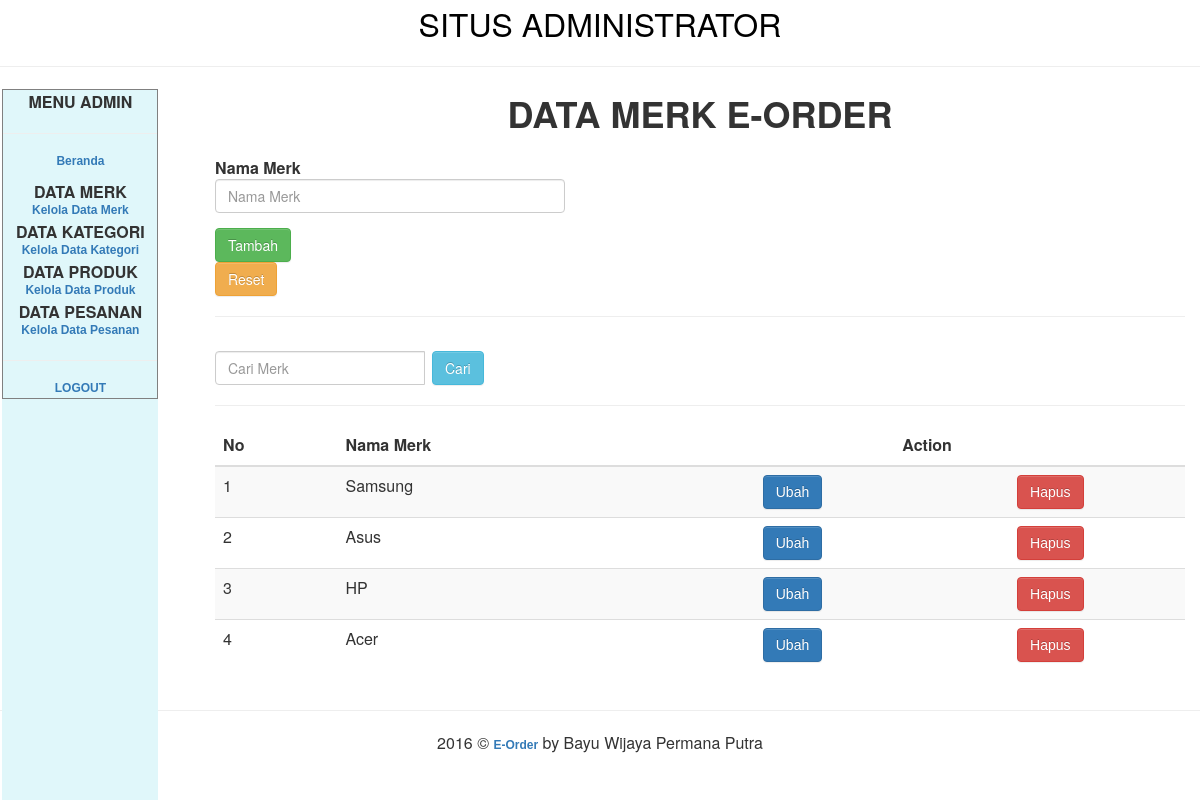
Page /admin/merk_add_view.php (signed in) on the committed database.
### tables this page shows
CREATE TABLE `merk` (
  `id_merk` int(11) NOT NULL,
  `nama` varchar(50) NOT NULL,
  `dihapus` char(1) NOT NULL DEFAULT 'T'
);

### admin/merk_add_view.php (the view, shortened to what this page needs)
<?php
	if(($_SESSION['sudahlogin']==true)&&($_SESSION['username']!="")) {
?>
<html>
<head>
<?php
	include("../library/lib_func.php");
?>
<?php require('../head/style_admin.php') ?>
</head>
<body>
<table width="100%" align="center">
<tr><td colspan=2 align="center"><?php header_web();?></td></tr>
<tr>
<tr>
<td colspan="2"><hr></td>
</tr>
	<td width="200px" valign="top"><?php menu();?></td>
	<td valign="top">
    <div class="col-md-12 col-md-offset-0">
    <p class="judul">Data MERK e-Order</p>
	 	<form class="form-horizontal" method="post" action="" name="input">
                                    <div class="form-group">
                                        <div class="col-md-2">
                                            <label class="control-label">Nama Merk</label>
                                            <input style="width:25em;" type="text" class="form-control" name="nama_merk" id="nama_merk" required placeholder="Nama Merk">
                                        </div>
                                    </div>
                                    <div class="form-group">
                                        <div class="col-md-2 ">
                                            <input type="submit" name="input" class="btn btn-success" value="Tambah">
                                            <input type="reset" name="reset" class="btn btn-warning" value="Reset">
                                        </div>
                                    </div>
	</form>
	<?php
		$link=koneksi_db();
		$sql="select * from merk where dihapus='T'";
		$res=mysql_query($sql,$link);
		$banyakrecord=mysql_num_rows($res);
		if($banyakrecord>0) {
	?>
					<hr>
					<form class="form-inline "name="cari" method="post" action="">
                        <div class="input-group custom-search-form">
                          <input style="width:15em;margin-top:1em; margin-right: 0.5em;" type="text" class="form-control" id="data_cari" name="data_cari" placeholder="Cari Merk"> <button style="margin-top: 1em;" class="btn btn-info" type="submit" name="cari">Cari</button>
                        </div>
                    </form>
                    <hr>
								<table class="table table-hover table-striped">
                                  <thead>
                                      <tr>
                                          <th>No</th>
                                          <th>Nama Merk</th>
                                          <th colspan="2" class="text-center">Action</th>
                                      </tr>
                                  </thead>
                                  <tbody>
                                  <?php
                                      if(isset($_POST['cari']))
                                      {
                                        $datacari=$_POST['data_cari'];
                                        $select_admin = "SELECT * from merk where nama like '%$datacari%'";
                                      }
                                      else if(!isset($_POST['data_cari']))
                                          {
                                            $select_admin  = "select * from merk where dihapus='T'";
                                          }
                                      $no=1;
                                      $sql = mysql_query($select_admin,$link);
                                      while($hasil = mysql_fetch_array($sql))
                                      {
                                        $id_merk = $hasil['id_merk'];
                                        $nama = $hasil['nama'];
                                        echo "
                                                <tr>
                                                    <td>$no</td>
                                                    <td>$nama</td>
                                                    <td align='center'>
                                                      <a class='btn btn-primary' type='submit' href='merk_edit.php?id_merk=$id_merk'>
                                                        Ubah
                                                      </a>
                                                    </td>
                                                    <td align='center'>
                                                      <a id='hapus' class='btn btn-danger' href='merk_delete.php?id_merk=$id_merk' onclick='return myFunction()'>
                                                        Hapus
                                                      </a>
                                                    </td>
                                                </tr>
                                            ";
                                        $no++;
                                      }
                                    ?>
                                  </tbody>
                                </table>
    <?php
    	}
    	else {
    ?>
          <div class="warning">Data merk masih kosong!</div>
    <?php
    	}
    ?>
    </div>
    </td>
</tr>
<tr>
<td colspan="2"><hr></td>
</tr>
<tr><td colspan="2"><?php footer_web();?></td></tr>
</table>
</body>
</html>
<?php
	}
	else{
		header("Location: belumlogin.php");
	}
?>

### css/main_css.css (style rules this page uses)
html, body, div, span, applet, object, iframe, h1, h2, h3, h4, h5, h6, p, blockquote, pre, a, abbr, acronym, address, big, cite, code, del, dfn, em, font, img, ins, kbd, q, s, samp, small, strike, strong, sub, sup, tt, var, b, u, i, center, dl, dt, dd, ol, ul, li, fieldset, form, label, legend, caption, tbody, tfoot, thead, tr, th, td { background: transparent; border: 0; margin: 0; padding: 0; vertical-align: baseline; }
a { text-decoration:none; font-family: Arial, Helvetica, sans-serif; font-size:12px; font-weight:bold; }
body { background-color: #DCDCDC; font-family: Arial, Helvetica, sans-serif; font-size: 14px; color: #336699; }
.judul { font-size:36px; text-transform:uppercase; text-align:center; font-weight:bold; }

### rows in the picture
merk: nama "Samsung"
merk: nama "Asus"
merk: nama "HP"
merk: nama "Acer"
